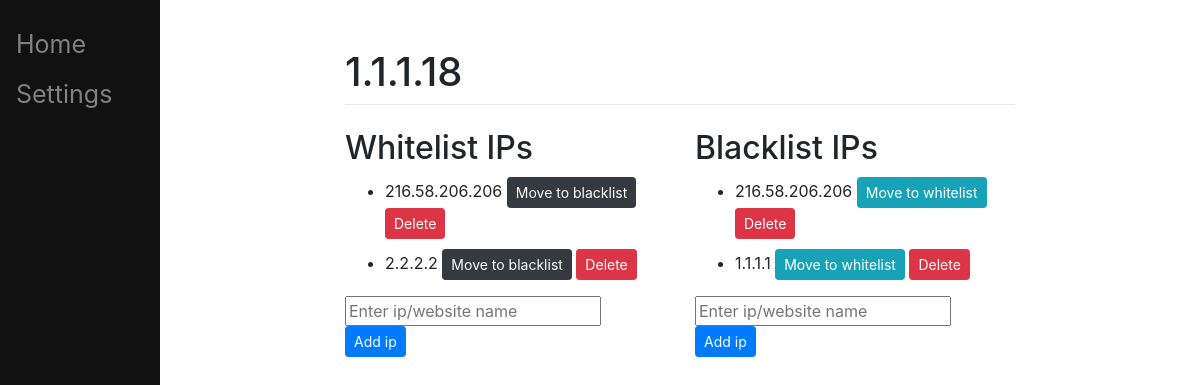
Screenshot of /3 (signed in) with the database file from the repository.
### main/models.py (models this page shows, shortened)
class IotDevice(models.Model):
    name = models.CharField(max_length=200)
    ip = models.CharField(max_length=100)

class Whitelist(models.Model):
    device = models.ForeignKey(IotDevice, on_delete=models.CASCADE)
    src_ip = models.CharField(max_length=100)
    dst_ip = models.CharField(max_length=100)
    src_port = models.CharField(max_length=100)
    dst_port = models.CharField(max_length=100)
    protocol = models.CharField(max_length=100)
    size = models.IntegerField()

class Blacklist(models.Model):
    device = models.ForeignKey(IotDevice, on_delete=models.CASCADE)
    src_ip = models.CharField(max_length=100)
    dst_ip = models.CharField(max_length=100)
    src_port = models.CharField(max_length=100)
    dst_port = models.CharField(max_length=100)
    protocol = models.CharField(max_length=100)
    size = models.IntegerField()

### main/views.py (the view, shortened to what this page needs)
# urls.py: path("<int:id>",views.index, name="index"),
def index(response,id):
    device = IotDevice.objects.get(id=id)
    return render(response,"main/list.html",{"device":device})

### main/templates/main/list.html (shortened to what this page needs)
{% extends 'main/base.html' %}
{% block name %}
    {{device.ip}}
{% endblock %}
{% block content %}
    <div class="row">
        <div class="col">
            <h2>Whitelist IPs</h2>
            <form method="post" action="#">
                <ul>
                    {% for whitelistip in device.whitelist_set.all %}
                        <li style="margin: 10px 0">
                            {{whitelistip.dst_ip}}
                            <button type="submit" class="btn btn-dark btn-sm", name="whiteToBlacklist", value="{{whitelistip.id}}">Move to blacklist</button>
                            <button type="submit" class="btn btn-danger btn-sm", name="removeFromWhiteList", value="{{whitelistip.id}}">Delete</button>
                        </li>
                    {% endfor %}
                </ul>
                <input type="text" name="new" placeholder="Enter ip/website name">
                <button type="submit" class="btn btn-primary btn-sm" name="newItemWhitelist" value="save">Add ip</button>
            </form>
        </div>
        <div class="col">
            <h2>Blacklist IPs </h2>
            <form method="post" action="#">
                <ul>
                    {% for blacklistip in device.blacklist_set.all %}
                        <li style="margin: 10px 0">
                            {{blacklistip.dst_ip}}
                            <button type="submit" class="btn btn-info btn-sm", name="blackToWhitelist", value="{{blacklistip.id}}">Move to whitelist</button>
                            <button type="submit" class="btn btn-danger btn-sm", name="removeFromBlackList", value="{{blacklistip.id}}">Delete</button>
                        </li>
                    {% endfor %}
                </ul>
                <input type="text" name="new" placeholder="Enter ip/website name">
                <button type="submit"  class="btn btn-primary btn-sm" name="newItemBlacklist" value="save">Add ip</button>
            </form>
        </div>
    </div>
{% endblock %}

### main/templates/main/base.html (shortened to what this page needs)
<!doctype html>
<html>
<head>
	<link rel="stylesheet" href="https://stackpath.bootstrapcdn.com/bootstrap/4.3.1/css/bootstrap.min.css">
</head>
<body>
	<div class="sidenav">
		<a href="/">Home</a>
		<a href="/settings">Settings</a>
	</div>
	<div id="content" name="content" class="main">
		<div class="row justify-content-center">
			<div class="col-8">
                {% if user.is_authenticated %}
				<h1 class="mt-5">{% block name %}Device{% endblock %}</h1>
				<hr class="mt-0 mb-4">
                    {% block content %}
                    {% endblock %}
                {% else %}
    				<h1 class="mt-5">Not an admin</h1>
                    <p>Sorry, you are not logged in :(</p>
                    <p>You should be an admin! Head to /admin to log in</p>
                {% endif %}
			</div>
		</div>
	</div>
</body>
</html>

### main/templates/main/base.html (style rules this page uses)
.sidenav { height:100%; width:160px; position: fixed; z-index:1; top:0; left:0; background-color:#111; overflow-x: hidden; padding-top:20px; }
.sidenav a { padding:6px 8px 6px 16px; text-decoration: none; font-size:25px; color: #818181; display:block; }
.main { margin-left:160px; padding: 0px 10px; }

### rows the page displays
IotDevice: ip "1.1.1.18"
Whitelist: dst_ip "216.58.206.206", {{ whitelistip.id }} 12 (drawn)
Whitelist: dst_ip "2.2.2.2", {{ whitelistip.id }} 14 (drawn)
Blacklist: dst_ip "216.58.206.206", {{ blacklistip.id }} 5 (drawn)
Blacklist: dst_ip "1.1.1.1", {{ blacklistip.id }} 6 (drawn)
